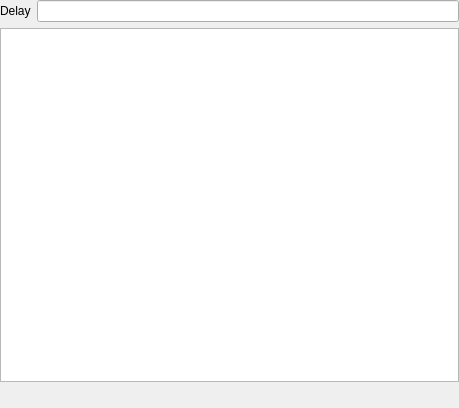
<?xml version="1.0" encoding="UTF-8"?>
<ui version="4.0">
 <class>StageListWidget</class>
 <widget class="QWidget" name="StageListWidget">
  <property name="geometry">
   <rect>
    <x>0</x>
    <y>0</y>
    <width>459</width>
    <height>408</height>
   </rect>
  </property>
  <property name="windowTitle">
   <string>Form</string>
  </property>
  <layout class="QVBoxLayout" name="verticalLayout" stretch="0,0,0">
   <property name="leftMargin">
    <number>0</number>
   </property>
   <property name="topMargin">
    <number>0</number>
   </property>
   <property name="rightMargin">
    <number>0</number>
   </property>
   <property name="bottomMargin">
    <number>0</number>
   </property>
   <item>
    <widget class="QWidget" name="delayBox" native="true">
     <layout class="QGridLayout" name="gridLayout">
      <property name="leftMargin">
       <number>0</number>
      </property>
      <property name="topMargin">
       <number>0</number>
      </property>
      <property name="rightMargin">
       <number>0</number>
      </property>
      <property name="bottomMargin">
       <number>0</number>
      </property>
      <item row="0" column="0">
       <widget class="QLabel" name="delayLabel">
        <property name="text">
         <string>Delay</string>
        </property>
       </widget>
      </item>
      <item row="0" column="1">
       <widget class="RsaToolbox::DoubleEdit" name="delay"/>
      </item>
     </layout>
    </widget>
   </item>
   <item>
    <widget class="QTableView" name="stages">
     <property name="sizeAdjustPolicy">
      <enum>QAbstractScrollArea::AdjustToContents</enum>
     </property>
     <property name="editTriggers">
      <set>QAbstractItemView::NoEditTriggers</set>
     </property>
     <property name="showDropIndicator" stdset="0">
      <bool>false</bool>
     </property>
     <property name="dragDropOverwriteMode">
      <bool>false</bool>
     </property>
     <property name="selectionMode">
      <enum>QAbstractItemView::SingleSelection</enum>
     </property>
     <property name="selectionBehavior">
      <enum>QAbstractItemView::SelectRows</enum>
     </property>
     <attribute name="horizontalHeaderVisible">
      <bool>false</bool>
     </attribute>
     <attribute name="horizontalHeaderStretchLastSection">
      <bool>true</bool>
     </attribute>
     <attribute name="verticalHeaderVisible">
      <bool>false</bool>
     </attribute>
    </widget>
   </item>
   <item>
    <widget class="QWidget" name="panelBox" native="true">
     <layout class="QHBoxLayout" name="horizontalLayout" stretch="0,1">
      <property name="leftMargin">
       <number>0</number>
      </property>
      <property name="topMargin">
       <number>0</number>
      </property>
      <property name="rightMargin">
       <number>0</number>
      </property>
      <property name="bottomMargin">
       <number>0</number>
      </property>
      <item>
       <widget class="RsaToolbox::ListPanel" name="panel" native="true">
        <property name="focusPolicy">
         <enum>Qt::StrongFocus</enum>
        </property>
       </widget>
      </item>
      <item>
       <spacer name="panelSpacer">
        <property name="orientation">
         <enum>Qt::Horizontal</enum>
        </property>
        <property name="sizeHint" stdset="0">
         <size>
          <width>417</width>
          <height>20</height>
         </size>
        </property>
       </spacer>
      </item>
     </layout>
    </widget>
   </item>
  </layout>
 </widget>
 <customwidgets>
  <customwidget>
   <class>RsaToolbox::ListPanel</class>
   <extends>QWidget</extends>
   <header>ListPanel.h</header>
   <container>1</container>
  </customwidget>
  <customwidget>
   <class>RsaToolbox::DoubleEdit</class>
   <extends>QLineEdit</extends>
   <header>DoubleEdit.h</header>
  </customwidget>
 </customwidgets>
 <tabstops>
  <tabstop>delay</tabstop>
  <tabstop>stages</tabstop>
  <tabstop>panel</tabstop>
 </tabstops>
 <resources/>
 <connections/>
</ui>
